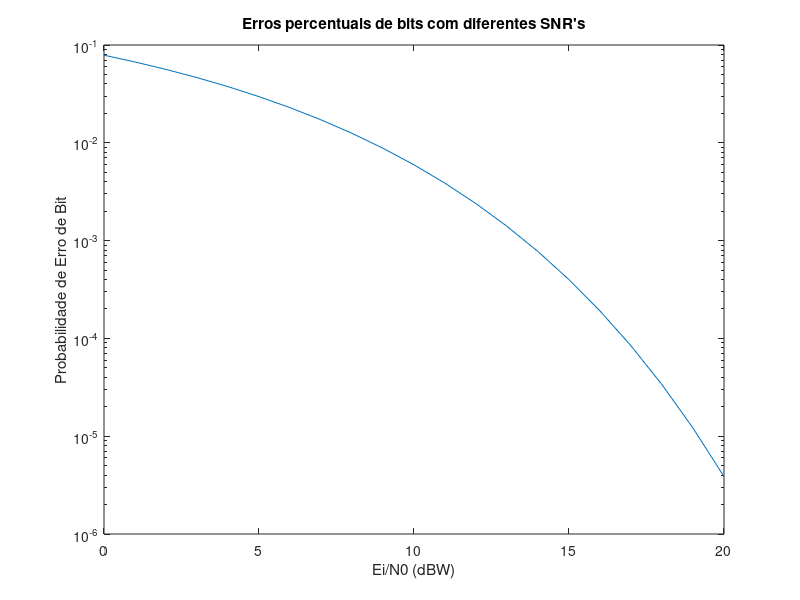

MATLAB code for this plot: (Note: this script raises an error after producing the figure.)
snr_db_array = 0:1:20;
snr_array = 10.^(snr_db_array./20);
p_array = @(rate) arrayfun(@(snr) qfunc(sqrt(2*rate*snr)), snr_array);
nbits = 1000000;
u = randi([0,1],1,nbits);

semilogy(snr_db_array, p_array(1), 'DisplayName', 'Direto');
title("Erros percentuais de bits com diferentes SNR's")
xlabel('Ei/N0 (dBW)')
ylabel('Probabilidade de Erro de Bit')

hold on

% Codificacao de Hamming
%{
rate_hamming = 4/7;
words = reshape(u, [nbits/4,4]);
errors_hamming = zeros(size(snr_array));
v = cod_hamming(words);
parfor (idx = 1:length(snr_array), 4)
    snr = snr_array(idx);
    v_bsc = bsc(v, rate_hamming*snr);
    words_decoded = decod_hamming(v_bsc);
    error = sum(sum(words ~= words_decoded))/nbits;
    errors_hamming(idx) = error;
end

semilogy(snr_db_array, errors_hamming, 'DisplayName', 'Hamming(7,4)');
%}
%compairHamming;

% Codificacao ciclica
n_array = [10, 12, 14, 15, 16];
k_array = [6, 7, 8, 9, 9];
errors_cyclic = zeros(5,length(snr_array));
rates_cyclic = k_array./n_array;
%{
for i = 1:5
    n = n_array(i);
    k = k_array(i);
    rate_cyclic = rates_cyclic(i);
    g = generator_poly(n, k);
    
    parfor (idx = 1:length(snr_array), 4)
        fprintf('idx = %d\n', idx)
        snr = snr_array(idx);
        bsc_errors = bsc(zeros(floor(nbits/n),n), rate_cyclic*snr);
        bsc_errors_decoded = decod_cyclic(bsc_errors, g, n, k);
        error = sum(sum(bsc_errors ~= bsc_errors_decoded))/nbits;
        errors_cyclic(i, idx) = error;
    end
end

semilogy(snr_db_array, errors_cyclic(1,:), 'DisplayName', 'Ciclico 1');
semilogy(snr_db_array, errors_cyclic(2,:), 'DisplayName', 'Ciclico 2');
semilogy(snr_db_array, errors_cyclic(3,:), 'DisplayName', 'Ciclico 3');
semilogy(snr_db_array, errors_cyclic(4,:), 'DisplayName', 'Ciclico 4');
semilogy(snr_db_array, errors_cyclic(5,:), 'DisplayName', 'Ciclico 5');
%}

% Codificacao convolucional
%{%
error_viterbi_hamming = zeros(size(snr_array));
error_viterbi_awgn = zeros(size(snr_array));
error_viterbi_euclidian = zeros(size(snr_array));

rate_conv = 1/3;

u = randi([0,1],1,100000);

m_array = [3,4,6];

for m = m_array
    fprintf('m = %d\n', m)
    v = cod_viterbi(u,m);
    v_bpsk = mod_bpsk(v);
    parfor (idx_p = 1:length(snr_array), 4)
        fprintf('idx_p = %d\n', idx_p)
        snr = rate_conv*snr_array(idx_p);
        
        v_bsc = bsc(v,snr);
        v_awgn = awgn(v_bpsk,snr);
        
        u_decod_hamming = decod_viterbi(v_bsc, m, 'hamming');
        u_decod_awgn = decod_viterbi(v_bsc, m, 'bpsk-awgn', snr);
        u_decod_euclidian = decod_viterbi(v_awgn, m, 'bpsk-euclidian');
        
        errors_viterbi_hamming = u ~= u_decod_hamming;
        errors_viterbi_awgn = u ~= u_decod_awgn;
        errors_viterbi_euclidian = u ~= u_decod_euclidian;
        
        error_viterbi_hamming(idx_p) = sum(errors_viterbi_hamming)/length(u);
        error_viterbi_awgn(idx_p) = sum(errors_viterbi_awgn)/length(u);
        error_viterbi_euclidian(idx_p) = sum(errors_viterbi_euclidian)/length(u);
    end
    leg = sprintf("Convolucional - Distancia de Hamming (%d estados)", m);
    semilogy(snr_db_array, error_viterbi_hamming, 'DisplayName', leg);
    leg = sprintf("Convolucional - Probabilidade BSC (%d estados)", m);
    semilogy(snr_db_array, error_viterbi_awgn, 'DisplayName', leg);
    leg = sprintf("Convolucional - Distancia Euclidiana (%d estados)", m);
    semilogy(snr_db_array, error_viterbi_euclidian, 'DisplayName', leg);
end
%}

legend show
hold off